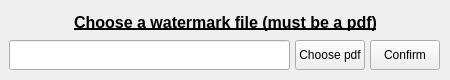
<?xml version="1.0" encoding="UTF-8"?>
<ui version="4.0">
 <class>watermarkWindow</class>
 <widget class="QMainWindow" name="watermarkWindow">
  <property name="geometry">
   <rect>
    <x>0</x>
    <y>0</y>
    <width>450</width>
    <height>80</height>
   </rect>
  </property>
  <property name="windowTitle">
   <string>Select watermark</string>
  </property>
  <widget class="QWidget" name="centralwidget">
   <widget class="QLineEdit" name="lineEdit">
    <property name="geometry">
     <rect>
      <x>9</x>
      <y>40</y>
      <width>281</width>
      <height>30</height>
     </rect>
    </property>
   </widget>
   <widget class="QPushButton" name="pathButton">
    <property name="geometry">
     <rect>
      <x>295</x>
      <y>40</y>
      <width>70</width>
      <height>30</height>
     </rect>
    </property>
    <property name="cursor">
     <cursorShape>PointingHandCursor</cursorShape>
    </property>
    <property name="text">
     <string>Choose pdf</string>
    </property>
   </widget>
   <widget class="QLabel" name="label">
    <property name="geometry">
     <rect>
      <x>10</x>
      <y>12</y>
      <width>431</width>
      <height>20</height>
     </rect>
    </property>
    <property name="font">
     <font>
      <family>Arial</family>
      <pointsize>12</pointsize>
      <weight>75</weight>
      <bold>true</bold>
      <underline>true</underline>
     </font>
    </property>
    <property name="text">
     <string>Choose a watermark file (must be a pdf)</string>
    </property>
    <property name="alignment">
     <set>Qt::AlignCenter</set>
    </property>
   </widget>
   <widget class="QPushButton" name="confirmButton">
    <property name="geometry">
     <rect>
      <x>370</x>
      <y>40</y>
      <width>70</width>
      <height>30</height>
     </rect>
    </property>
    <property name="text">
     <string>Confirm</string>
    </property>
   </widget>
  </widget>
 </widget>
 <resources/>
 <connections/>
</ui>
